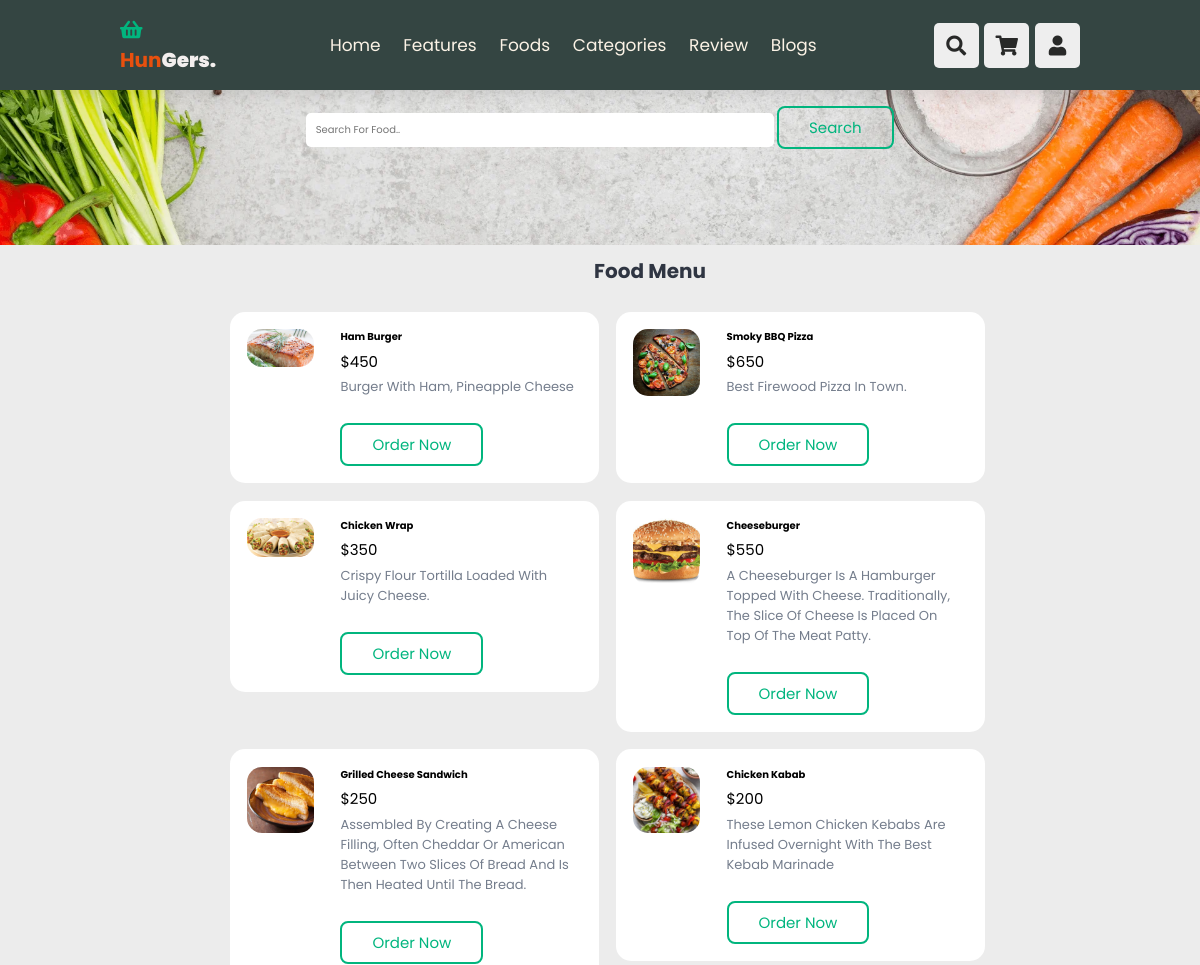
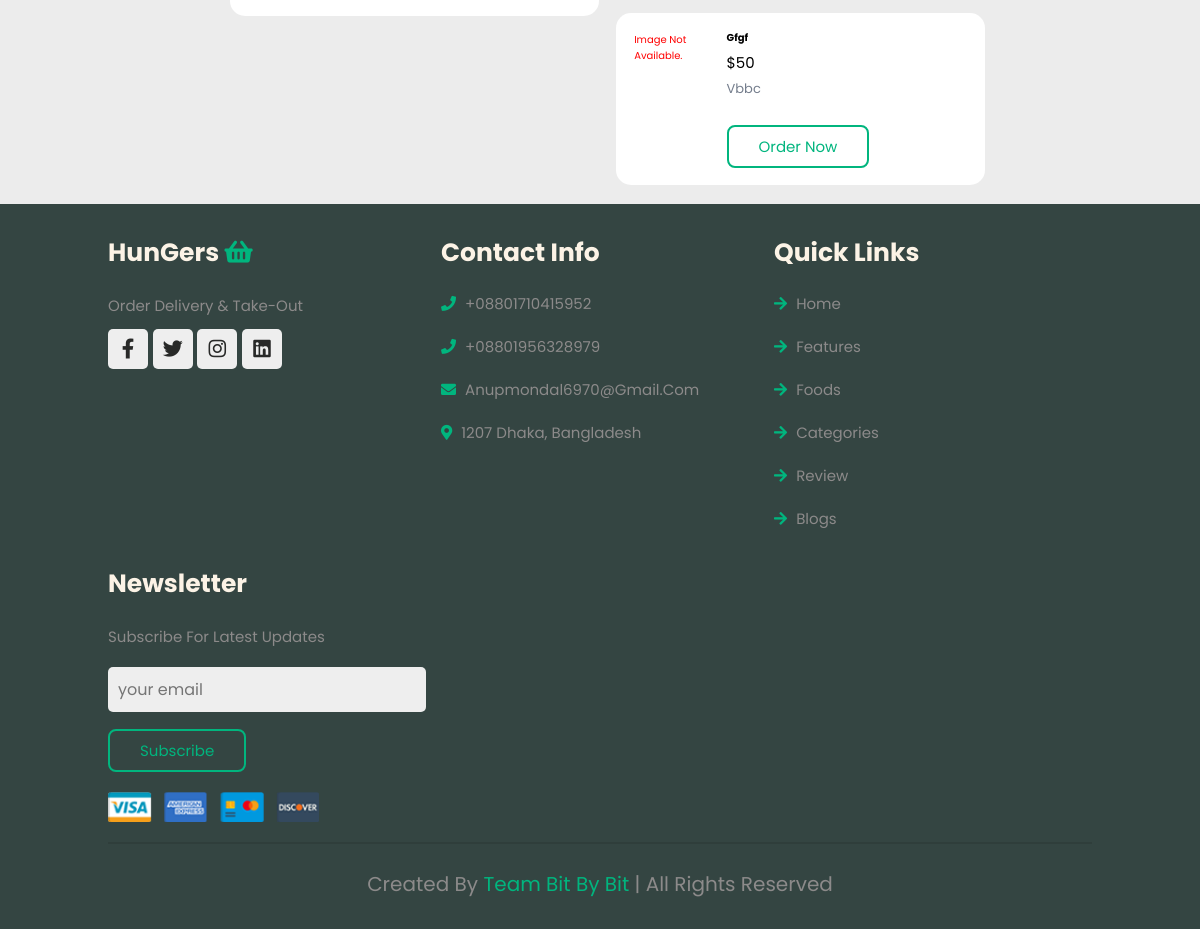
Screenshot of /foods.php with the database file from the repository (2 pictures, top to bottom).
### tables this page shows
CREATE TABLE `tbl_food` (
  `id` int(10) UNSIGNED NOT NULL,
  `title` varchar(100) NOT NULL,
  `description` text NOT NULL,
  `price` decimal(10,0) NOT NULL,
  `image_name` varchar(255) NOT NULL,
  `category_id` int(10) UNSIGNED NOT NULL,
  `featured` varchar(10) NOT NULL,
  `active` varchar(10) NOT NULL
);

### foods.php (the view, shortened to what this page needs)
<!DOCTYPE html>
<html lang="en">
<head>
    <link rel="stylesheet" href="https://unpkg.com/swiper@7/swiper-bundle.min.css" />
    <link rel="stylesheet" href="https://cdnjs.cloudflare.com/ajax/libs/font-awesome/5.15.4/css/all.min.css">
    <link rel="stylesheet" href="css/style2.css">
</head>
<body>
    <?php include('partials-front/menu.php'); ?>
    <section class="food-search text-center">
        <div class="container">
            <form action="<?php echo SITEURL; ?>food-search.php" method="POST">
                <input type="search" name="search" placeholder="Search for Food.." required>
                <input type="submit" name="submit" value="Search" class="btn btn-primary">
            </form>
        </div>
    </section>
    <section class="food-menu">
        <div class="container">
            <h2 class="text-center">Food Menu</h2>
            <?php
                $sql = "SELECT * FROM tbl_food WHERE active='Yes'";
                $res=mysqli_query($conn, $sql);
                $count = mysqli_num_rows($res);
                if($count>0)
                {
                    while($row=mysqli_fetch_assoc($res))
                    {
                        $id = $row['id'];
                        $title = $row['title'];
                        $description = $row['description'];
                        $price = $row['price'];
                        $image_name = $row['image_name'];
                        ?>
                        <div class="food-menu-box">
                            <div class="food-menu-img">
                                <?php
                                    if($image_name=="")
                                    {
                                        echo "<div class='error'>Image not Available.</div>";
                                    }
                                    else
                                    {
                                        ?>
                                        <img src="<?php echo SITEURL; ?>images/food/<?php echo $image_name; ?>" alt="Chicke Hawain Pizza" class="img-responsive img-curve">
                                        <?php
                                    }
                                ?>
                            </div>
                            <div class="food-menu-desc">
                                <h4><?php echo $title; ?></h4>
                                <p class="food-price">$<?php echo $price; ?></p>
                                <p class="food-detail">
                                    <?php echo $description; ?>
                                </p>
                                <br>
                                <a href="<?php echo SITEURL; ?>order.php?food_id=<?php echo $id; ?>" class="btn btn-primary">Order Now</a>
                            </div>
                        </div>
                        <?php
                    }
                }
                else
                {
                    echo "<div class='error'>Food not found.</div>";
                }
            ?>
        </div>
    </section>
<section class="footer">
<div class="box-container">
    <div class="box">
        <h3> HunGers <i class="fas fa-shopping-basket"></i> </h3>
        <p>Order Delivery & Take-Out</p>
        <div class="share">
            <a href="#" class="fab fa-facebook-f"></a>
            <a href="#" class="fab fa-twitter"></a>
            <a href="#" class="fab fa-instagram"></a>
            <a href="#" class="fab fa-linkedin"></a>
        </div>
    </div>
    <div class="box">
        <h3>contact info</h3>
        <a href="#" class="links"> <i class="fas fa-phone"></i> +08801710415952 </a>
        <a href="#" class="links"> <i class="fas fa-phone"></i> +08801956328979 </a>
        <a href="#" class="links"> <i class="fas fa-envelope"></i> anupmondal6970@gmail.com </a>
        <a href="#" class="links"> <i class="fas fa-map-marker-alt"></i> 1207 Dhaka, Bangladesh </a>
    </div>
    <div class="box">
        <h3>quick links</h3>
        <a href="#" class="links"> <i class="fas fa-arrow-right"></i> home </a>
        <a href="#" class="links"> <i class="fas fa-arrow-right"></i> features </a>
        <a href="#" class="links"> <i class="fas fa-arrow-right"></i> foods </a>
        <a href="#" class="links"> <i class="fas fa-arrow-right"></i> categories </a>
        <a href="#" class="links"> <i class="fas fa-arrow-right"></i> review </a>
        <a href="#" class="links"> <i class="fas fa-arrow-right"></i> blogs </a>
    </div>
    <div class="box">
        <h3>newsletter</h3>
        <p>subscribe for latest updates</p>
        <input type="email" placeholder="your email" class="email">
        <input type="submit" value="subscribe" class="btn">
        <img src="image/payment.png" class="payment-img" alt="">
    </div>
</div>
<div class="credit"> created by <span> Team Bit By Bit </span> | all rights reserved </div>
</section>
</body>
</html>

### css/style2.css (style rules this page uses)
:root { --orange:#01b57e; --black:#282928; --light-color:rgb(140, 138, 138); --box-shadow:0 .5rem 1.5rem rgba(0,0,0,.1); --border:.2rem solid rgba(0,0,0,.1); --outline:.1rem solid rgba(0,0,0,.1); --outline-hover:.2rem solid var(--black); }
* { font-family: 'Poppins', sans-serif; margin:0; padding:0; box-sizing: border-box; outline: none; border:none; text-decoration: none; text-transform: capitalize; transition: all .2s linear; }
html { font-size: 62.5%; overflow-x: hidden; scroll-behavior: smooth; scroll-padding-top: 7rem; }
body { background:#eee; }
section { padding:2rem 9%; }
.btn { margin-top: 1rem; display: inline-block; padding:.8rem 3rem; font-size: 1.5rem; border-radius: .8rem; border:.2rem solid #01b57e; color:#01b57e; cursor: pointer; background: none; }
.footer { background: #344542; }
.footer .box-container { display: grid; grid-template-columns: repeat(auto-fit, minmax(25rem, 1fr)); gap:1.5rem; }
.footer .box-container .box h3 { font-size: 2.5rem; color: rgb(252, 243, 230); padding:1rem 0; }
.footer .box-container .box h3 i { color:var(--orange); }
.footer .box-container .box .links { display: block; font-size: 1.5rem; color:var(--light-color); padding:1rem 0; }
.footer .box-container .box .links i { color:var(--orange); padding-right: .5rem; }
.footer .box-container .box p { line-height: 1.8; font-size: 1.5rem; color:var(--light-color); padding:1rem 0; }
.footer .box-container .box .share a { height:4rem; width:4rem; line-height:4rem; border-radius: .5rem; font-size: 2rem; color:var(--black); margin-right: .2rem; background: #eee; text-align: center; }
.footer .box-container .box .email { width: 100%; margin:.7rem 0; padding:1rem; border-radius: .5rem; background: #eee; font-size: 1.6rem; color:var(--light-color); text-transform: none; }
.footer .box-container .box .payment-img { margin-top: 2rem; height: 3rem; display: block; }
.footer .credit { text-align: center; margin-top: 2rem; padding:1rem; padding-top: 2.5rem; font-size: 2rem; color:var(--light-color); border-top: var(--border); }
.footer .credit span { color:var(--orange); }

### css/style.css (style rules this page uses)
* { margin: 0 0; padding: 0 0; font-family: Arial, Helvetica, sans-serif; }
.container { width: 80%; margin: 0 auto; padding: 1%; }
.img-responsive { width: 100%; }
.img-curve { border-radius: 15px; }
.text-center { text-align: center; }
a { color: #5d9e5f; text-decoration: none; }
.btn { padding: 1%; border: none; font-size: 1rem; border-radius: 5px; }
.btn-primary { background-color: #5d9e5f; color: white; cursor: pointer; }
h2 { color: #2f3542; font-size: 2rem; margin-bottom: 2%; }
h3 { font-size: 1.5rem; }
.error { padding: 2%; color: red; }
.food-search { background-image: url(../image/banner-bg.webp); background-size: cover; background-repeat: no-repeat; background-position: center; padding: 7% 0; }
.food-search input[type="search"] { width: 50%; padding: 1%; font-size: 1rem; border: none; border-radius: 5px; }
.food-menu { background-color: #ececec; padding: 0% 0; padding-left: 10rem; }
.food-menu-box { width: 43%; margin: 1%; padding: 2%; float: left; background-color: white; border-radius: 15px; }
.food-menu-img { width: 20%; float: left; }
.food-menu-desc { width: 70%; float: left; margin-left: 8%; }
.food-price { font-size: 1.5rem; margin: 2% 0; }
.food-detail { font-size: 1.3rem; color: #747d8c; }

### rows the page displays
tbl_food: image_name (picture), title "Ham Burger", price "450", description "Burger With Ham, Pineapple Cheese"
tbl_food: image_name (picture), title "Smoky BBQ Pizza", price "650", description "Best Firewood Pizza In Town."
tbl_food: image_name (picture), title "Chicken Wrap", price "350", description "Crispy Flour Tortilla Loaded With Juicy Cheese."
tbl_food: image_name (picture), title "Cheeseburger", price "550", description "A Cheeseburger Is A Hamburger Topped With Cheese. Traditionally, The Slice Of Cheese Is Placed On Top Of The Meat Patty."
tbl_food: image_name (picture), title "Grilled Cheese Sandwich", price "250", description "Assembled By Creating A Cheese Filling, Often Cheddar Or American Between Two Slices Of Bread And Is Then Heated Until The Bread."
tbl_food: image_name (picture), title "Chicken Kabab", price "200", description "These Lemon Chicken Kebabs Are Infused Overnight With The Best Kebab Marinade"
tbl_food: image_name "Image Not Available.", title "Gfgf", price "50", description "Vbbc"
